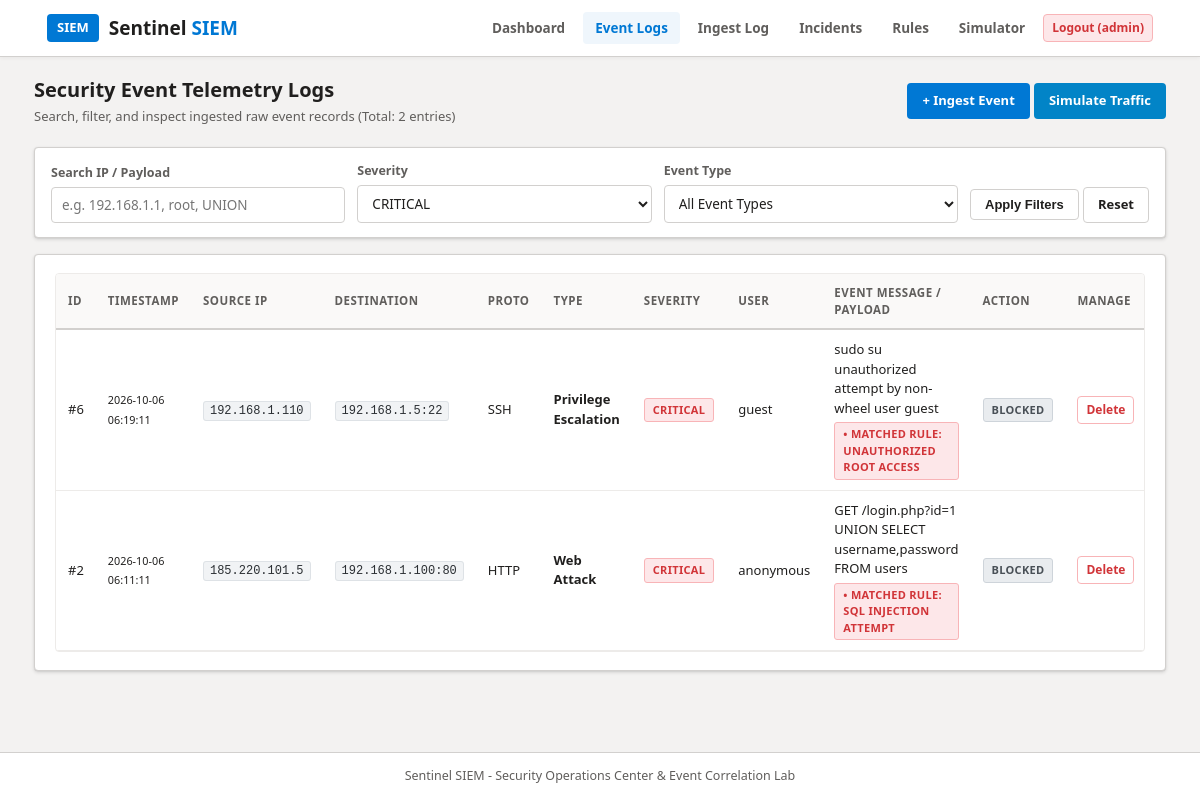
/logs.php?severity=CRITICAL (signed in), run on the app's committed database.
### tables this page shows
CREATE TABLE IF NOT EXISTS security_logs (
    id INT AUTO_INCREMENT PRIMARY KEY,
    timestamp DATETIME DEFAULT CURRENT_TIMESTAMP,
    source_ip VARCHAR(45) NOT NULL,
    dest_ip VARCHAR(45) NOT NULL,
    port INT NOT NULL,
    protocol VARCHAR(10) NOT NULL,
    event_type VARCHAR(50) NOT NULL,
    severity ENUM('INFO', 'LOW', 'MEDIUM', 'HIGH', 'CRITICAL') DEFAULT 'INFO',
    username VARCHAR(50) DEFAULT 'system',
    message TEXT NOT NULL,
    action_taken VARCHAR(50) DEFAULT 'Logged',
    rule_triggered VARCHAR(100) DEFAULT NULL
);

### logs.php (the view, shortened to what this page needs)
<?php
include "db.php";
$filter_severity = trim($_GET['severity'] ?? '');
$filter_search = trim($_GET['search'] ?? '');
$where_clauses = [];
if (!empty($filter_severity)) {
    $sev_esc = $conn->real_escape_string($filter_severity);
    $where_clauses[] = "severity = '$sev_esc'";
}
$where_sql = "";
if (count($where_clauses) > 0) {
    $where_sql = "WHERE " . implode(" AND ", $where_clauses);
}
$logs_query = "SELECT * FROM security_logs $where_sql ORDER BY id DESC";
$logs_result = $conn->query($logs_query);
$log_count = $logs_result ? $logs_result->num_rows : 0;
include "header.php";
?>
<div class="container">
    <div class="page-title-bar">
        <div>
            <h2>Security Event Telemetry Logs</h2>
            <p class="subtitle">Search, filter, and inspect ingested raw event records (Total: <?php echo $log_count; ?> entries)</p>
        </div>
        <div>
            <a href="add_log.php" class="btn btn-primary">+ Ingest Event</a>
            <a href="simulator.php" class="btn btn-cyan">Simulate Traffic</a>
        </div>
    </div>
    <form method="GET" action="logs.php" class="filter-bar">
        <div class="filter-item">
            <label for="search">Search IP / Payload</label>
            <input type="text" id="search" name="search" placeholder="e.g. 192.168.1.1, root, UNION" value="<?php echo htmlspecialchars($filter_search); ?>">
        </div>
        <div class="filter-item">
            <label for="severity">Severity</label>
            <select id="severity" name="severity">
                <option value="CRITICAL" <?php if ($filter_severity === 'CRITICAL') echo 'selected'; ?>>CRITICAL</option>
            </select>
        </div>
        <div class="filter-item">
            <label for="event_type">Event Type</label>
            <select id="event_type" name="event_type">
                <option value="">All Event Types</option>
            </select>
        </div>
        <div>
            <button type="submit" class="btn btn-secondary">Apply Filters</button>
            <a href="logs.php" class="btn btn-secondary">Reset</a>
        </div>
    </form>
    <div class="panel">
        <div class="table-responsive">
            <table>
                <thead>
                    <tr>
                        <th>ID</th>
                        <th>Timestamp</th>
                        <th>Source IP</th>
                        <th>Destination</th>
                        <th>Proto</th>
                        <th>Type</th>
                        <th>Severity</th>
                        <th>User</th>
                        <th>Event Message / Payload</th>
                        <th>Action</th>
                        <?php if (isset($_SESSION["username"])): ?>
                            <th>Manage</th>
                        <?php endif; ?>
                    </tr>
                </thead>
                <tbody>
                    <?php if ($logs_result && $logs_result->num_rows > 0): ?>
                        <?php while ($log = $logs_result->fetch_assoc()): ?>
                            <tr>
                                <td>#<?php echo $log['id']; ?></td>
                                <td><small><?php echo date("Y-m-d H:i:s", strtotime($log['timestamp'])); ?></small></td>
                                <td><span class="code-pill"><?php echo htmlspecialchars($log['source_ip']); ?></span></td>
                                <td><span class="code-pill"><?php echo htmlspecialchars($log['dest_ip']) . ":" . $log['port']; ?></span></td>
                                <td><?php echo htmlspecialchars($log['protocol']); ?></td>
                                <td><strong><?php echo htmlspecialchars($log['event_type']); ?></strong></td>
                                <td>
                                    <span class="badge badge-<?php echo strtolower($log['severity']); ?>">
                                        <?php echo htmlspecialchars($log['severity']); ?>
                                    </span>
                                </td>
                                <td><?php echo htmlspecialchars($log['username']); ?></td>
                                <td>
                                    <?php echo htmlspecialchars($log['message']); ?>
                                    <?php if (!empty($log['rule_triggered'])): ?>
                                        <div style="margin-top: 4px;">
                                            <span class="badge badge-critical">&bull; Matched Rule: <?php echo htmlspecialchars($log['rule_triggered']); ?></span>
                                        </div>
                                    <?php endif; ?>
                                </td>
                                <td><span class="badge badge-info"><?php echo htmlspecialchars($log['action_taken']); ?></span></td>
                                <?php if (isset($_SESSION["username"])): ?>
                                    <td>
                                        <a href="logs.php?delete_id=<?php echo $log['id']; ?>" class="btn btn-danger btn-sm" onclick="return confirm('Delete log record #<?php echo $log['id']; ?>?')">Delete</a>
                                    </td>
                                <?php endif; ?>
                            </tr>
                        <?php endwhile; ?>
                    <?php endif; ?>
                </tbody>
            </table>
        </div>
    </div>
</div>
<?php include "footer.php"; ?>

### data on the page
security_logs: id "6", timestamp "2026-10-06 06:19:11", source_ip "192.168.1.110", dest_ip "192.168.1.5", port "22", protocol "SSH", event_type "Privilege Escalation", severity "CRITICAL", username "guest", message "sudo su unauthorized attempt by non-wheel user guest", rule_triggered "UNAUTHORIZED ROOT ACCESS", action_taken "BLOCKED"
security_logs: id "2", timestamp "2026-10-06 06:11:11", source_ip "185.220.101.5", dest_ip "192.168.1.100", port "80", protocol "HTTP", event_type "Web Attack", severity "CRITICAL", username "anonymous", message "GET /login.php?id=1 UNION SELECT username,password FROM users", rule_triggered "SQL INJECTION ATTEMPT", action_taken "BLOCKED"

### other printed values
$_SESSION["username"] "admin"
$log_count "2"
